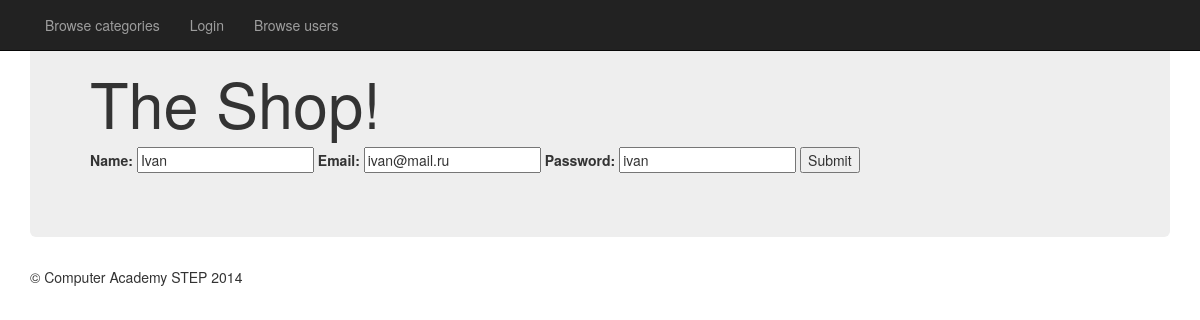
/index.php?ctrl=user&act=editUser&id=3, run on an earlier commit of the app's database.
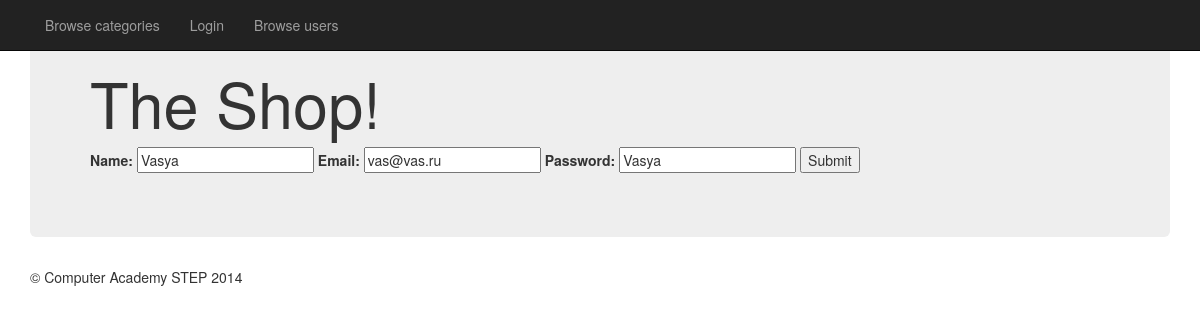
And on a later commit of the database.
### tables this page shows
CREATE TABLE `users` (
  `id` int(11) NOT NULL AUTO_INCREMENT,
  `name` varchar(256) DEFAULT NULL,
  `password` varchar(256) DEFAULT NULL,
  `email` varchar(246) DEFAULT NULL,
  PRIMARY KEY (`id`)
);

### controller/FrontController.php (called while the page is built, shortened)
<?php
class FrontController {
    function start() {
        $this->view = new View();
        $r = new Request();
        $ctrlName = $r->getGetValue('ctrl');
        switch ($ctrlName) {
            case 'user':
                $ctrl = new UserController($this->view);
                break;
        }
        $action = $r->getGetValue('act');
        $view = $ctrl->{"{$action}Action"}();
        $layOut = new Layout();
        $layOut->setCtrlName($ctrlName);
        $layOut->setView($this->view);
        $layOut->render($view);
    }
}

### index.php (called while the page is built, shortened)
<?php
function findClass($class) {
    $class = str_replace('\\', '/', $class) . '.php';
}
$fc = new FrontController();
$fc->start();

### util/View.php (called while the page is built, shortened)
<?php
class View {
    private $storage = [];
    function __get($name) {
        if (isset($this->storage[$name])) {
            return $this->storage[$name];
        }
        return '';
    }
    function __set($name, $value) {
        $this->storage[$name] = $value;
    }
}

### model/service/UserService.php (called while the page is built, shortened)
<?php
class UserService {
    function find($id) {
        $stmt = \util\MySQL::$db->prepare("SELECT id, name, email, password FROM users WHERE id=:id");
        $stmt->bindParam('id', $id);
        $stmt->execute();
        return $stmt->fetchObject('model\entity\User');
    }
}

### controller/UserController.php (called while the page is built, shortened)
<?php
class UserController extends BaseController {
    private $userService;
    private function getUserService() {
        if (empty($this->userService)) {
            $this->userService = new UserService();
        }
        return $this->userService;
    }
    function editUserAction() {
        $r = $this->getRequest();
        if (!empty($r->getGetValue('id'))) {
            $user = $this->getUserService()->find($r->getGetValue('id'));
        } else {
            $user = new User();
        }
        return 'editUser';
    }
}

### controller/BaseController.php (called while the page is built, shortened)
<?php
class BaseController {
    private $request;
    protected function getRequest() {
        if (empty($this->request)) {
            $this->request = new Request();
        }
        return $this->request;
    }
}

### util/Request.php (called while the page is built, shortened)
<?php
class Request {
    function getGetValue($name) {
        return filter_input(INPUT_GET, $name, FILTER_SANITIZE_STRING);
    }
}

### model/entity/User.php (called while the page is built, shortened)
<?php
class User {
    private $name;
    private $email;
    private $password;
    public function getName() {
        return $this->name;
    }
    public function getEmail() {
        return $this->email;
    }
    public function getPassword() {
        return $this->password;
    }
}

### view/user/editUser.php (the view, shortened to what this page needs)
<html>
    <body>
        <form method="post" action="index.php?ctrl=user&act=editUser">
            <label for="name">Name:</label>
            <input type="text" name="name" value="<?php echo $this->view->user->getName(); ?>" />
            <label for="desc">Email:</label>
            <input type="text" name="email" value="<?php echo $this->view->user->getEmail(); ?>" />
            <label for="price">Password:</label>
            <input type="text" name="password" value="<?php echo $this->view->user->getPassword(); ?>" />
            <input type="submit" />
        </form>
    </body>
</html>

What changed in the data, as far as the page shows it:
changed users: name "Ivan" → "Vasya"; email "ivan@mail.ru" → "vas@vas.ru"; password "ivan" → "Vasya"
